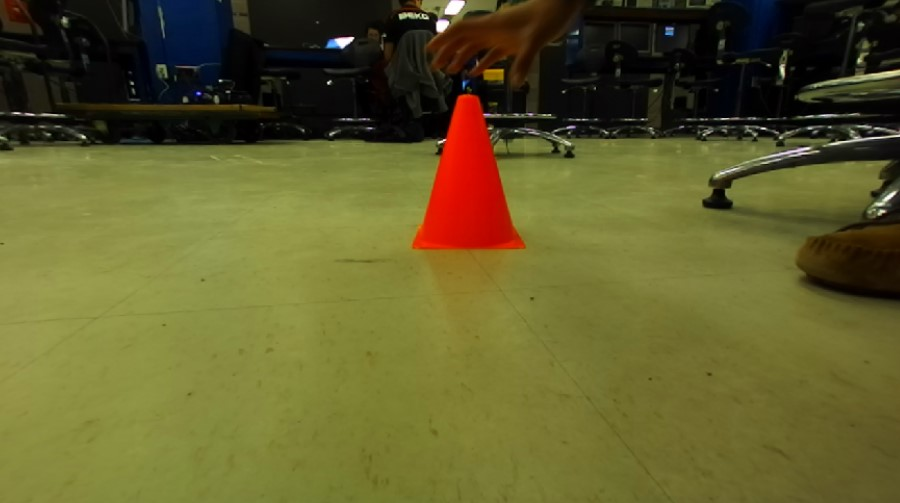
#> input picture assets/test_image3.jpg, 900 x 503 px
$ python cones_image.py
#> lines starting #> are read from the running program, lines starting #| are printed output that depends on the picture; after the words box and inside, x2 and y2 are one past the last pixel; in counts of white or black regions, pixels touching at a corner belong together
import cv2
import numpy as np

image = cv2.imread('assets/test_image3.jpg')
#> image is the input picture: shape (503, 900, 3); mean B, G, R 43.7, 93.7, 97.7

hsv = cv2.cvtColor(image, cv2.COLOR_BGR2HSV)
#> hsv: shape (503, 900, 3); mean H, S, V 34.8, 141.2, 100.6

lower_orange = np.array([0, 165, 150])
upper_orange = np.array([15, 255, 255])

mask = cv2.inRange(hsv, lower_orange, upper_orange)
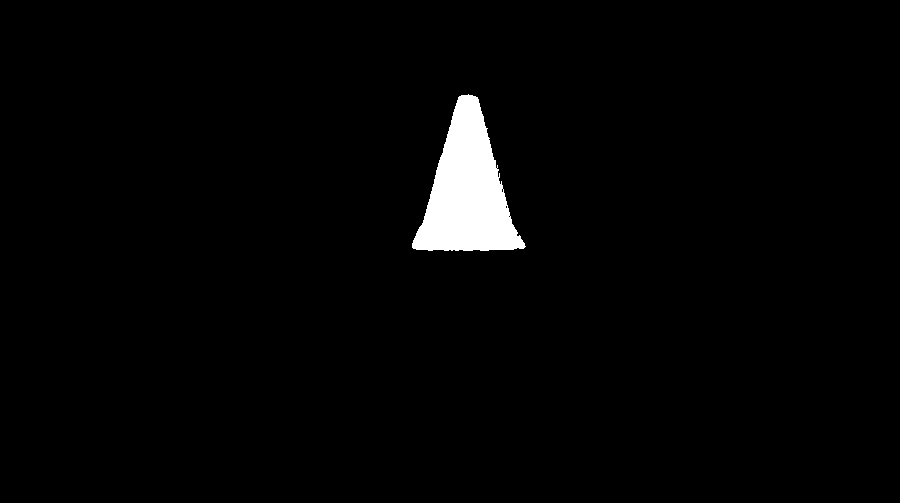
#> mask: shape (503, 900); 2.2% white; 1 white region, box (x1, y1, x2, y2) and area: (412, 94, 526, 251) 9775
mask = cv2.erode(mask, None, iterations=1)
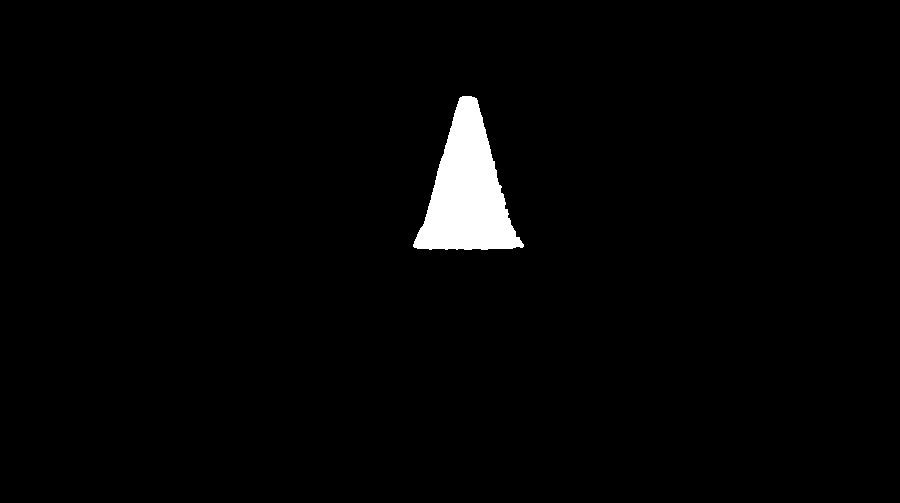
#> mask: shape (503, 900); 2% white; 1 white region, box (x1, y1, x2, y2) and area: (413, 96, 524, 250) 9196
mask = cv2.dilate(mask, None, iterations=4)
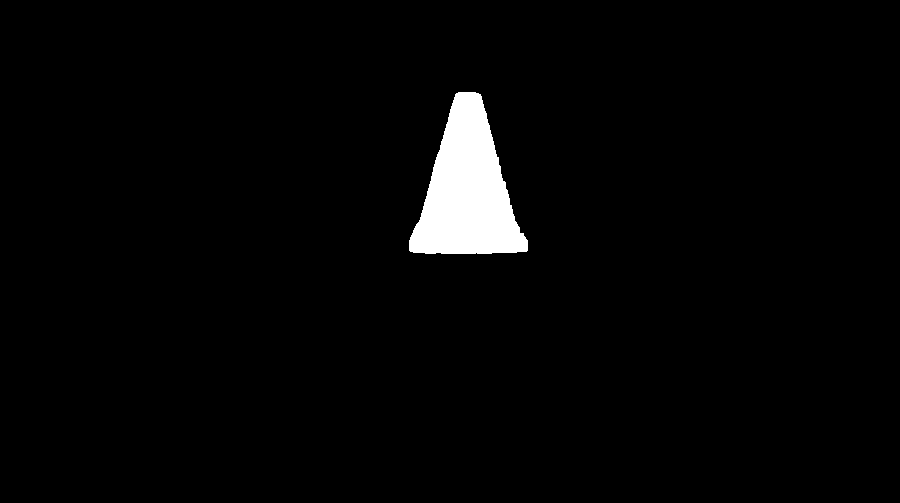
#> mask: shape (503, 900); 2.5% white; 1 white region

contours, _ = cv2.findContours(mask, cv2.RETR_TREE, cv2.CHAIN_APPROX_SIMPLE)
#> contours = 1 contour; box (x1, y1, x2, y2) and area: (409, 92, 528, 254) 11194

for cnt in contours:

    area = cv2.contourArea(cnt)
    if area < 300:
        continue

    epsilon = 0.05 * cv2.arcLength(cnt, True)
    approx = cv2.approxPolyDP(cnt, epsilon, True)

    if 3 <= len(approx) <= 4:
        x, y, w, h = cv2.boundingRect(cnt)

        cv2.rectangle(image, (x, y), (x + w, y + h), (0, 165, 255), 2)

        cv2.putText(
                image,
                "Orange cone",
                (x, y - 10),
                cv2.FONT_HERSHEY_SIMPLEX,
                0.5,
                (0, 165, 255),
                2
            )
#> this loop made 1 pass
#> (area, epsilon, approx, x, y, w, h) on pass 1: (11194.5, 25.14, [[458, 92], [409, 250], [526, 251]], 409, 92, 119, 162)
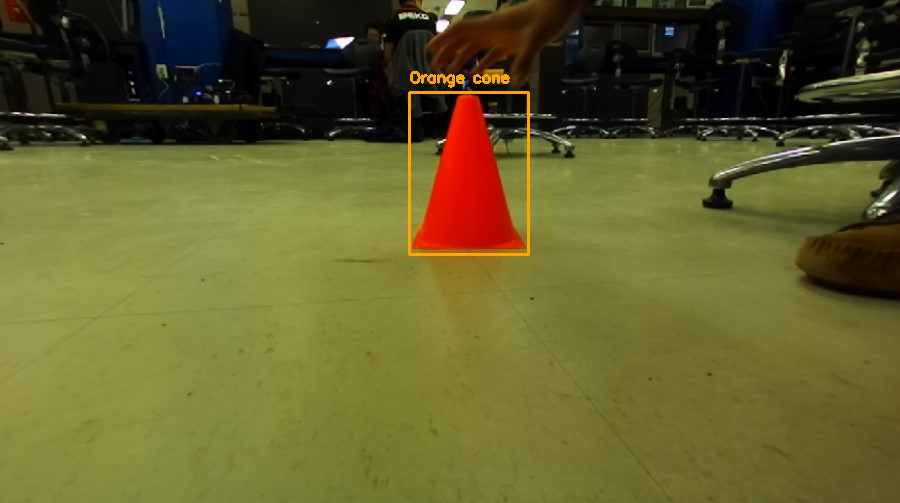
#> image: shape (503, 900, 3); 0.51% of pixels changed, all inside (x1, y1, x2, y2) = (408, 71, 530, 256)

cv2.imshow("Result", image)
cv2.waitKey(0)
cv2.destroyAllWindows()

$ run again, with assets/test_image1.jpg copied over assets/test_image3.jpg
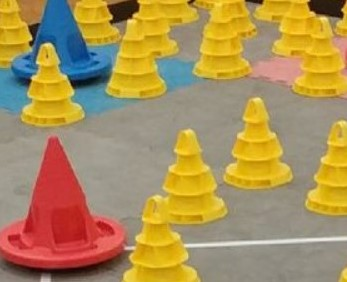
#> input picture assets/test_image1.jpg, 347 x 282 px
#> image is the input picture: shape (282, 347, 3); mean B, G, R 88.7, 144, 171.5
#> hsv: shape (282, 347, 3); mean H, S, V 28.7, 127.1, 178.3
#> `mask = cv2.dilate(mask, None, iterations=4)`:
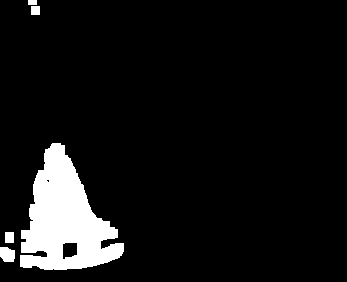
#> mask: shape (282, 347); 8% white; 5 white regions
#> contours = 7 contours, 1 with area under 20; largest, box (x1, y1, x2, y2) and area: (20, 143, 124, 270) 7332, (62, 242, 78, 260) 217, (0, 247, 15, 262) 167, (5, 232, 14, 243) 80, (31, 6, 40, 15) 64, (28, 0, 37, 5) 32
#> the loop `for cnt in contours: ` made 7 passes
#> (area, epsilon, approx, x, y, w, h) on pass 3: (7332, 26.83, [[52, 143], [20, 266], [119, 257]], 20, 143, 104, 127)
#> after the loop `for cnt in contours:`:
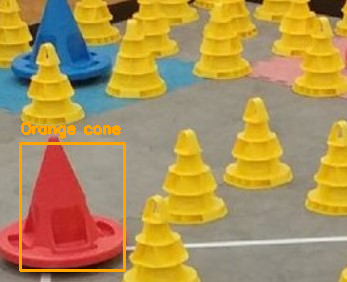
#> image: shape (282, 347, 3); 2.07% of pixels changed, all inside (x1, y1, x2, y2) = (19, 122, 126, 272)

$ run again, with assets/test_image2.jpg copied over assets/test_image3.jpg
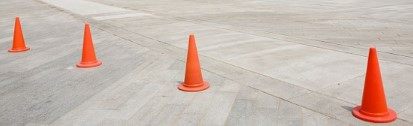
#> input picture assets/test_image2.jpg, 413 x 126 px
#> image is the input picture: shape (126, 413, 3); mean B, G, R 177.3, 185.8, 200.4
#> hsv: shape (126, 413, 3); mean H, S, V 16.7, 27.9, 200.4
#> `mask = cv2.dilate(mask, None, iterations=4)`:
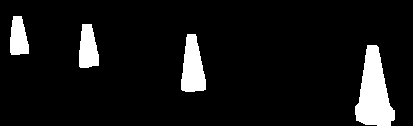
#> mask: shape (126, 413); 8.3% white; 4 white regions
#> contours = 4 contours; box (x1, y1, x2, y2) and area: (355, 45, 395, 126) 1918, (181, 34, 206, 92) 970, (79, 24, 99, 68) 634, (10, 16, 29, 55) 532
#> the loop `for cnt in contours: ` made 4 passes
#> (area, epsilon, approx, x, y, w, h) on passes 1 to 4: (1918.5, 10.82, [[367, 45], [356, 120], [390, 125]], 355, 45, 40, 81), (970, 7.51, [[187, 34], [181, 89], [203, 90], [196, 36]], 181, 34, 25, 58), (634.5, 5.82, [[82, 24], [79, 66], [98, 65], [91, 24]], 79, 24, 20, 44), (532, 5.25, [[13, 16], [10, 52], [28, 53], [21, 16]], 10, 16, 19, 39)
#> after the loop `for cnt in contours:`:
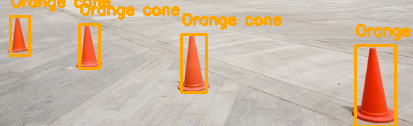
#> image: shape (126, 413, 3); 7.75% of pixels changed, all inside (x1, y1, x2, y2) = (9, 0, 411, 126)
